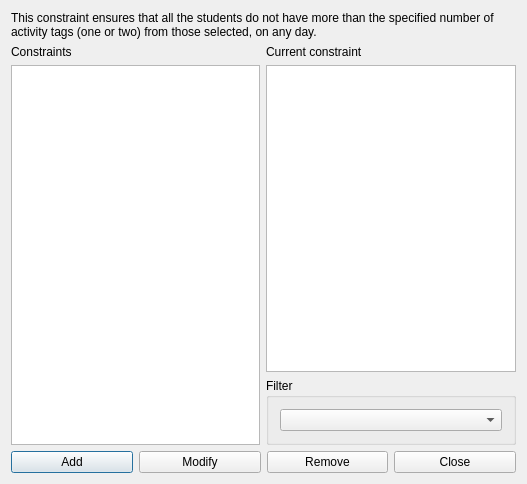
<?xml version="1.0" encoding="UTF-8"?>
<ui version="4.0">
 <class>ConstraintStudentsMaxActivityTagsPerDayFromSetForm_template</class>
 <widget class="QDialog" name="ConstraintStudentsMaxActivityTagsPerDayFromSetForm_template">
  <property name="geometry">
   <rect>
    <x>0</x>
    <y>0</y>
    <width>527</width>
    <height>484</height>
   </rect>
  </property>
  <property name="windowTitle">
   <string extracomment="This is the title of the dialog in which you see the list of all constraints of this type">Constraints students max activity tags per day from set</string>
  </property>
  <layout class="QGridLayout" name="gridLayout_2">
   <item row="0" column="0" colspan="2">
    <widget class="QLabel" name="textLabel1">
     <property name="sizePolicy">
      <sizepolicy hsizetype="Minimum" vsizetype="Minimum">
       <horstretch>0</horstretch>
       <verstretch>0</verstretch>
      </sizepolicy>
     </property>
     <property name="text">
      <string>This constraint ensures that all the students do not have more than the specified number of activity tags (one or two) from those selected, on any day.</string>
     </property>
     <property name="wordWrap">
      <bool>true</bool>
     </property>
    </widget>
   </item>
   <item row="1" column="0" rowspan="2">
    <layout class="QVBoxLayout" name="verticalLayout_2">
     <item>
      <widget class="QLabel" name="constraintsTextLabel">
       <property name="frameShape">
        <enum>QFrame::NoFrame</enum>
       </property>
       <property name="frameShadow">
        <enum>QFrame::Plain</enum>
       </property>
       <property name="text">
        <string>Constraints</string>
       </property>
       <property name="wordWrap">
        <bool>false</bool>
       </property>
      </widget>
     </item>
     <item>
      <widget class="QListWidget" name="constraintsListWidget"/>
     </item>
    </layout>
   </item>
   <item row="1" column="1">
    <layout class="QVBoxLayout" name="verticalLayout">
     <item>
      <widget class="QLabel" name="currentConstraintTextLabel">
       <property name="text">
        <string>Current constraint</string>
       </property>
       <property name="wordWrap">
        <bool>false</bool>
       </property>
      </widget>
     </item>
     <item>
      <widget class="QPlainTextEdit" name="currentConstraintTextEdit"/>
     </item>
    </layout>
   </item>
   <item row="2" column="1">
    <widget class="QGroupBox" name="filterGroupBox">
     <property name="title">
      <string>Filter</string>
     </property>
     <layout class="QGridLayout" name="gridLayout">
      <item row="0" column="0">
       <widget class="QComboBox" name="activityTagsComboBox"/>
      </item>
     </layout>
    </widget>
   </item>
   <item row="3" column="0" colspan="2">
    <layout class="QHBoxLayout" name="horizontalLayout">
     <item>
      <widget class="QPushButton" name="addConstraintPushButton">
       <property name="text">
        <string>Add</string>
       </property>
      </widget>
     </item>
     <item>
      <widget class="QPushButton" name="modifyConstraintPushButton">
       <property name="text">
        <string>Modify</string>
       </property>
      </widget>
     </item>
     <item>
      <widget class="QPushButton" name="removeConstraintPushButton">
       <property name="text">
        <string>Remove</string>
       </property>
      </widget>
     </item>
     <item>
      <widget class="QPushButton" name="closePushButton">
       <property name="text">
        <string>Close</string>
       </property>
      </widget>
     </item>
    </layout>
   </item>
  </layout>
 </widget>
 <layoutdefault spacing="6" margin="11"/>
 <resources/>
 <connections/>
</ui>
